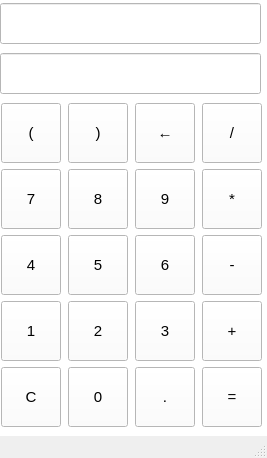
<?xml version="1.0" encoding="UTF-8"?>
<ui version="4.0">
 <class>demo_qt</class>
 <widget class="QMainWindow" name="demo_qt">
  <property name="geometry">
   <rect>
    <x>0</x>
    <y>0</y>
    <width>267</width>
    <height>458</height>
   </rect>
  </property>
  <property name="windowTitle">
   <string>demo_qt</string>
  </property>
  <widget class="QWidget" name="centralwidget">
   <property name="autoFillBackground">
    <bool>false</bool>
   </property>
   <property name="styleSheet">
    <string notr="true">background-color: white;</string>
   </property>
   <widget class="QWidget" name="layoutWidget">
    <property name="geometry">
     <rect>
      <x>0</x>
      <y>0</y>
      <width>265</width>
      <height>431</height>
     </rect>
    </property>
    <layout class="QVBoxLayout" name="verticalLayout">
     <item>
      <widget class="QLineEdit" name="inputLineEdit">
       <property name="minimumSize">
        <size>
         <width>261</width>
         <height>41</height>
        </size>
       </property>
       <property name="maximumSize">
        <size>
         <width>261</width>
         <height>41</height>
        </size>
       </property>
      </widget>
     </item>
     <item>
      <widget class="QLineEdit" name="displayLineEdit">
       <property name="minimumSize">
        <size>
         <width>261</width>
         <height>41</height>
        </size>
       </property>
       <property name="maximumSize">
        <size>
         <width>261</width>
         <height>41</height>
        </size>
       </property>
      </widget>
     </item>
     <item>
      <layout class="QGridLayout" name="gridLayout">
       <item row="0" column="0">
        <widget class="QPushButton" name="leftBracketButton">
         <property name="minimumSize">
          <size>
           <width>60</width>
           <height>60</height>
          </size>
         </property>
         <property name="maximumSize">
          <size>
           <width>60</width>
           <height>60</height>
          </size>
         </property>
         <property name="font">
          <font>
           <pointsize>11</pointsize>
          </font>
         </property>
         <property name="text">
          <string>(</string>
         </property>
        </widget>
       </item>
       <item row="0" column="1">
        <widget class="QPushButton" name="rightBracketButton">
         <property name="minimumSize">
          <size>
           <width>60</width>
           <height>60</height>
          </size>
         </property>
         <property name="maximumSize">
          <size>
           <width>60</width>
           <height>60</height>
          </size>
         </property>
         <property name="font">
          <font>
           <pointsize>11</pointsize>
          </font>
         </property>
         <property name="text">
          <string>)</string>
         </property>
        </widget>
       </item>
       <item row="0" column="2">
        <widget class="QPushButton" name="backspaceButton">
         <property name="minimumSize">
          <size>
           <width>60</width>
           <height>60</height>
          </size>
         </property>
         <property name="maximumSize">
          <size>
           <width>60</width>
           <height>60</height>
          </size>
         </property>
         <property name="font">
          <font>
           <pointsize>11</pointsize>
          </font>
         </property>
         <property name="text">
          <string>←</string>
         </property>
        </widget>
       </item>
       <item row="0" column="3">
        <widget class="QPushButton" name="divideButton">
         <property name="minimumSize">
          <size>
           <width>60</width>
           <height>60</height>
          </size>
         </property>
         <property name="maximumSize">
          <size>
           <width>60</width>
           <height>60</height>
          </size>
         </property>
         <property name="font">
          <font>
           <pointsize>11</pointsize>
          </font>
         </property>
         <property name="text">
          <string>/</string>
         </property>
        </widget>
       </item>
       <item row="1" column="0">
        <widget class="QPushButton" name="sevenButton">
         <property name="minimumSize">
          <size>
           <width>60</width>
           <height>60</height>
          </size>
         </property>
         <property name="maximumSize">
          <size>
           <width>60</width>
           <height>60</height>
          </size>
         </property>
         <property name="font">
          <font>
           <pointsize>11</pointsize>
          </font>
         </property>
         <property name="text">
          <string>7</string>
         </property>
        </widget>
       </item>
       <item row="1" column="1">
        <widget class="QPushButton" name="eightButton">
         <property name="minimumSize">
          <size>
           <width>60</width>
           <height>60</height>
          </size>
         </property>
         <property name="maximumSize">
          <size>
           <width>60</width>
           <height>60</height>
          </size>
         </property>
         <property name="font">
          <font>
           <pointsize>11</pointsize>
          </font>
         </property>
         <property name="text">
          <string>8</string>
         </property>
        </widget>
       </item>
       <item row="1" column="2">
        <widget class="QPushButton" name="nineButton">
         <property name="minimumSize">
          <size>
           <width>60</width>
           <height>60</height>
          </size>
         </property>
         <property name="maximumSize">
          <size>
           <width>60</width>
           <height>60</height>
          </size>
         </property>
         <property name="font">
          <font>
           <pointsize>11</pointsize>
          </font>
         </property>
         <property name="text">
          <string>9</string>
         </property>
        </widget>
       </item>
       <item row="1" column="3">
        <widget class="QPushButton" name="multiplyButton">
         <property name="minimumSize">
          <size>
           <width>60</width>
           <height>60</height>
          </size>
         </property>
         <property name="maximumSize">
          <size>
           <width>60</width>
           <height>60</height>
          </size>
         </property>
         <property name="font">
          <font>
           <pointsize>11</pointsize>
          </font>
         </property>
         <property name="text">
          <string>*</string>
         </property>
        </widget>
       </item>
       <item row="2" column="0">
        <widget class="QPushButton" name="fourButton">
         <property name="minimumSize">
          <size>
           <width>60</width>
           <height>60</height>
          </size>
         </property>
         <property name="maximumSize">
          <size>
           <width>60</width>
           <height>60</height>
          </size>
         </property>
         <property name="font">
          <font>
           <pointsize>11</pointsize>
          </font>
         </property>
         <property name="text">
          <string>4</string>
         </property>
        </widget>
       </item>
       <item row="2" column="1">
        <widget class="QPushButton" name="fiveButton">
         <property name="minimumSize">
          <size>
           <width>60</width>
           <height>60</height>
          </size>
         </property>
         <property name="maximumSize">
          <size>
           <width>60</width>
           <height>60</height>
          </size>
         </property>
         <property name="font">
          <font>
           <pointsize>11</pointsize>
          </font>
         </property>
         <property name="text">
          <string>5</string>
         </property>
        </widget>
       </item>
       <item row="2" column="2">
        <widget class="QPushButton" name="sixButton">
         <property name="minimumSize">
          <size>
           <width>60</width>
           <height>60</height>
          </size>
         </property>
         <property name="maximumSize">
          <size>
           <width>60</width>
           <height>60</height>
          </size>
         </property>
         <property name="font">
          <font>
           <pointsize>11</pointsize>
          </font>
         </property>
         <property name="text">
          <string>6</string>
         </property>
        </widget>
       </item>
       <item row="2" column="3">
        <widget class="QPushButton" name="minusButton">
         <property name="minimumSize">
          <size>
           <width>60</width>
           <height>60</height>
          </size>
         </property>
         <property name="maximumSize">
          <size>
           <width>60</width>
           <height>60</height>
          </size>
         </property>
         <property name="font">
          <font>
           <pointsize>11</pointsize>
          </font>
         </property>
         <property name="text">
          <string>-</string>
         </property>
        </widget>
       </item>
       <item row="3" column="0">
        <widget class="QPushButton" name="oneButton">
         <property name="minimumSize">
          <size>
           <width>60</width>
           <height>60</height>
          </size>
         </property>
         <property name="maximumSize">
          <size>
           <width>60</width>
           <height>60</height>
          </size>
         </property>
         <property name="font">
          <font>
           <pointsize>11</pointsize>
          </font>
         </property>
         <property name="text">
          <string>1</string>
         </property>
        </widget>
       </item>
       <item row="3" column="1">
        <widget class="QPushButton" name="twoButton">
         <property name="minimumSize">
          <size>
           <width>60</width>
           <height>60</height>
          </size>
         </property>
         <property name="maximumSize">
          <size>
           <width>60</width>
           <height>60</height>
          </size>
         </property>
         <property name="font">
          <font>
           <pointsize>11</pointsize>
          </font>
         </property>
         <property name="text">
          <string>2</string>
         </property>
        </widget>
       </item>
       <item row="3" column="2">
        <widget class="QPushButton" name="threeButton">
         <property name="minimumSize">
          <size>
           <width>60</width>
           <height>60</height>
          </size>
         </property>
         <property name="maximumSize">
          <size>
           <width>60</width>
           <height>60</height>
          </size>
         </property>
         <property name="font">
          <font>
           <pointsize>11</pointsize>
          </font>
         </property>
         <property name="text">
          <string>3</string>
         </property>
        </widget>
       </item>
       <item row="3" column="3">
        <widget class="QPushButton" name="plusButton">
         <property name="minimumSize">
          <size>
           <width>60</width>
           <height>60</height>
          </size>
         </property>
         <property name="maximumSize">
          <size>
           <width>60</width>
           <height>60</height>
          </size>
         </property>
         <property name="font">
          <font>
           <pointsize>11</pointsize>
          </font>
         </property>
         <property name="text">
          <string>+</string>
         </property>
        </widget>
       </item>
       <item row="4" column="0">
        <widget class="QPushButton" name="clearButton">
         <property name="minimumSize">
          <size>
           <width>60</width>
           <height>60</height>
          </size>
         </property>
         <property name="maximumSize">
          <size>
           <width>60</width>
           <height>60</height>
          </size>
         </property>
         <property name="font">
          <font>
           <pointsize>11</pointsize>
          </font>
         </property>
         <property name="text">
          <string>C</string>
         </property>
        </widget>
       </item>
       <item row="4" column="1">
        <widget class="QPushButton" name="zeroButton">
         <property name="minimumSize">
          <size>
           <width>60</width>
           <height>60</height>
          </size>
         </property>
         <property name="maximumSize">
          <size>
           <width>60</width>
           <height>60</height>
          </size>
         </property>
         <property name="font">
          <font>
           <pointsize>11</pointsize>
          </font>
         </property>
         <property name="text">
          <string>0</string>
         </property>
        </widget>
       </item>
       <item row="4" column="2">
        <widget class="QPushButton" name="dotButton">
         <property name="minimumSize">
          <size>
           <width>60</width>
           <height>60</height>
          </size>
         </property>
         <property name="maximumSize">
          <size>
           <width>60</width>
           <height>60</height>
          </size>
         </property>
         <property name="font">
          <font>
           <pointsize>11</pointsize>
          </font>
         </property>
         <property name="text">
          <string>.</string>
         </property>
        </widget>
       </item>
       <item row="4" column="3">
        <widget class="QPushButton" name="equalButton">
         <property name="minimumSize">
          <size>
           <width>60</width>
           <height>60</height>
          </size>
         </property>
         <property name="maximumSize">
          <size>
           <width>60</width>
           <height>60</height>
          </size>
         </property>
         <property name="font">
          <font>
           <pointsize>11</pointsize>
          </font>
         </property>
         <property name="text">
          <string>=</string>
         </property>
        </widget>
       </item>
      </layout>
     </item>
    </layout>
   </widget>
  </widget>
  <widget class="QStatusBar" name="statusbar"/>
 </widget>
 <resources/>
 <connections/>
</ui>
